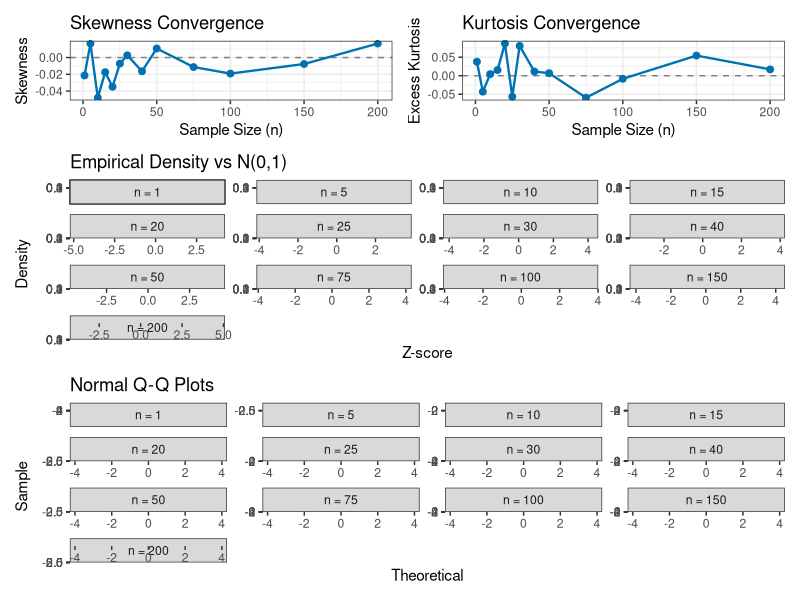

This figure's R source:
# -------------------------------------------------------------
# CLT Simulation: Standard Normal Distribution
# -------------------------------------------------------------
library(ggplot2)
library(dplyr)
library(patchwork)

set.seed(8676)

B <- 10000L
n_values <- c(1, 5, 10, 15, 20, 25, 30, 40, 50, 75, 100, 150, 200)
output_dir <- file.path("..", "data", "standard_normal")
dir.create(output_dir, showWarnings = FALSE, recursive = TRUE)

# Theoretical Parameters
theo_mu <- 0
theo_sigma <- 1
pop_shape <- "Continuous, symmetric, bell-shaped"

shape_statistics <- function(x) {
  center <- mean(x)
  deviations <- x - center
  m2 <- mean(deviations^2)
  if (!is.finite(m2) || m2 == 0) return(c(skewness = NA_real_, excess_kurtosis = NA_real_))
  c(skewness = mean(deviations^3) / m2^(3 / 2),
    excess_kurtosis = mean(deviations^4) / m2^2 - 3)
}

results_list <- list()
density_qq_list <- list()

for (n_val in n_values) {
  observations <- rnorm(B * n_val, mean = 0, sd = 1)
  sample_matrix <- matrix(observations, nrow = B, ncol = n_val)
  means <- rowMeans(sample_matrix)
  
  sim_mean <- mean(means)
  sim_se <- sd(means)
  stats <- shape_statistics(means)
  theo_se <- theo_sigma / sqrt(n_val)
  
  sub_sample <- sample(means, min(5000L, B))
  shapiro_res <- shapiro.test(sub_sample)
  
  results_list[[length(results_list) + 1]] <- data.frame(
    n = n_val, theo_mean = theo_mu, sim_mean = sim_mean,
    theo_se = theo_se, sim_se = sim_se,
    skewness = unname(stats[["skewness"]]), excess_kurtosis = unname(stats[["excess_kurtosis"]]),
    shapiro_W = shapiro_res$statistic, shapiro_p = shapiro_res$p.value
  )
  
  # Standardize for Density and QQ
  z_means <- if (is.finite(sim_se) && sim_se > 0) (means - sim_mean) / sim_se else rep(NA_real_, B)
  density_qq_list[[length(density_qq_list) + 1]] <- data.frame(n = paste0("n = ", n_val), n_num = n_val, z = z_means)
}

summary_table <- do.call(rbind, results_list)
plot_data <- do.call(rbind, density_qq_list) %>% filter(is.finite(z))
plot_data$n <- factor(plot_data$n, levels = paste0("n = ", n_values))

write.csv(summary_table, file.path(output_dir, "normal_metrics.csv"), row.names = FALSE)

# Plots
p_skew <- ggplot(summary_table, aes(x = n, y = skewness)) +
  geom_hline(yintercept = 0, linetype = "dashed", color = "gray50") +
  geom_line(color = "#0072B2", linewidth = 0.8) + geom_point(color = "#0072B2", size = 2) +
  labs(title = "Skewness Convergence", x = "Sample Size (n)", y = "Skewness") + theme_bw()

p_kurt <- ggplot(summary_table, aes(x = n, y = excess_kurtosis)) +
  geom_hline(yintercept = 0, linetype = "dashed", color = "gray50") +
  geom_line(color = "#0072B2", linewidth = 0.8) + geom_point(color = "#0072B2", size = 2) +
  labs(title = "Kurtosis Convergence", x = "Sample Size (n)", y = "Excess Kurtosis") + theme_bw()

p_dens <- ggplot(plot_data, aes(x = z)) +
  geom_density(fill = "#0072B2", alpha = 0.3) +
  stat_function(fun = dnorm, args = list(mean = 0, sd = 1), linetype = "dashed") +
  facet_wrap(~ n, scales = "free") +
  labs(title = "Empirical Density vs N(0,1)", x = "Z-score", y = "Density") + theme_bw()

p_qq <- ggplot(plot_data, aes(sample = z)) +
  geom_abline(intercept = 0, slope = 1, linetype = "dashed") +
  stat_qq(color = "#0072B2", alpha = 0.3) +
  facet_wrap(~ n, scales = "free") +
  labs(title = "Normal Q-Q Plots", x = "Theoretical", y = "Sample") + theme_bw()

combined_plot <- (p_skew | p_kurt) / p_dens / p_qq + plot_layout(heights = c(1, 2, 2))
ggsave(file.path(output_dir, "normal_combined_plots.png"), plot = combined_plot, width = 14, height = 18, dpi = 200)
